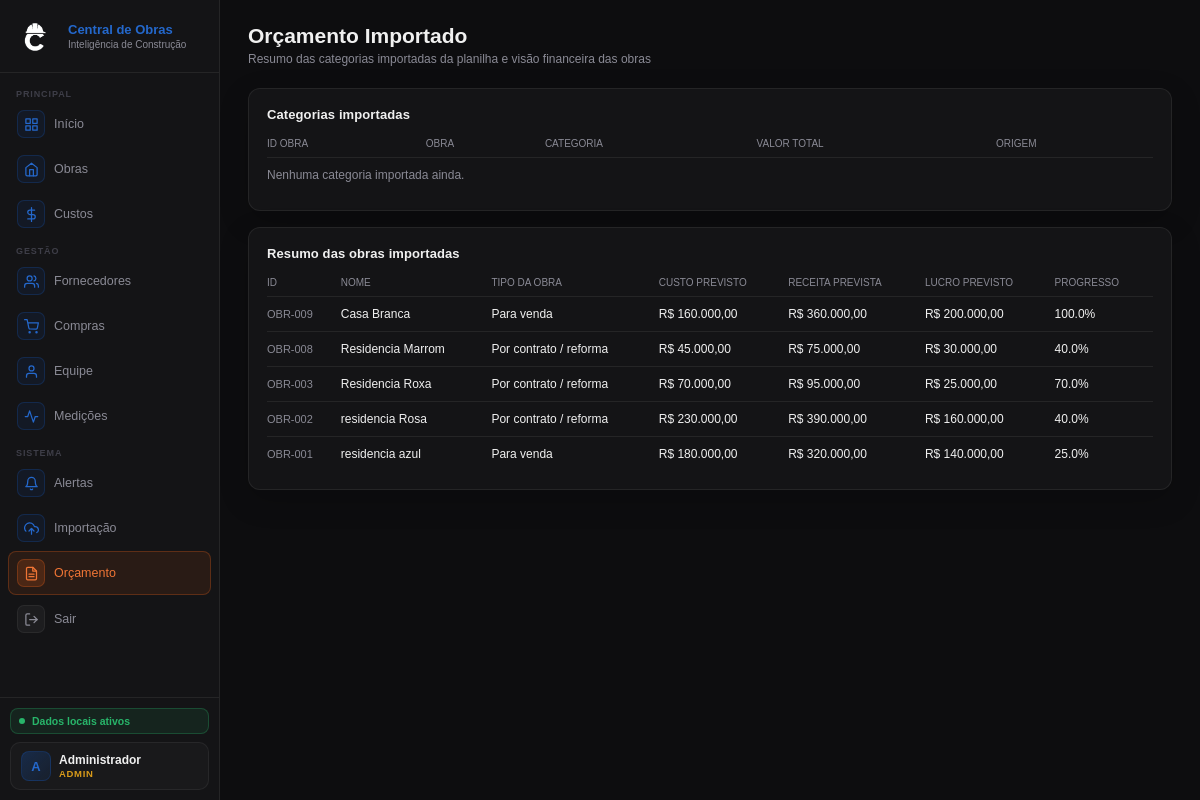
Before: /orcamento-importado (signed in) with the older database file.
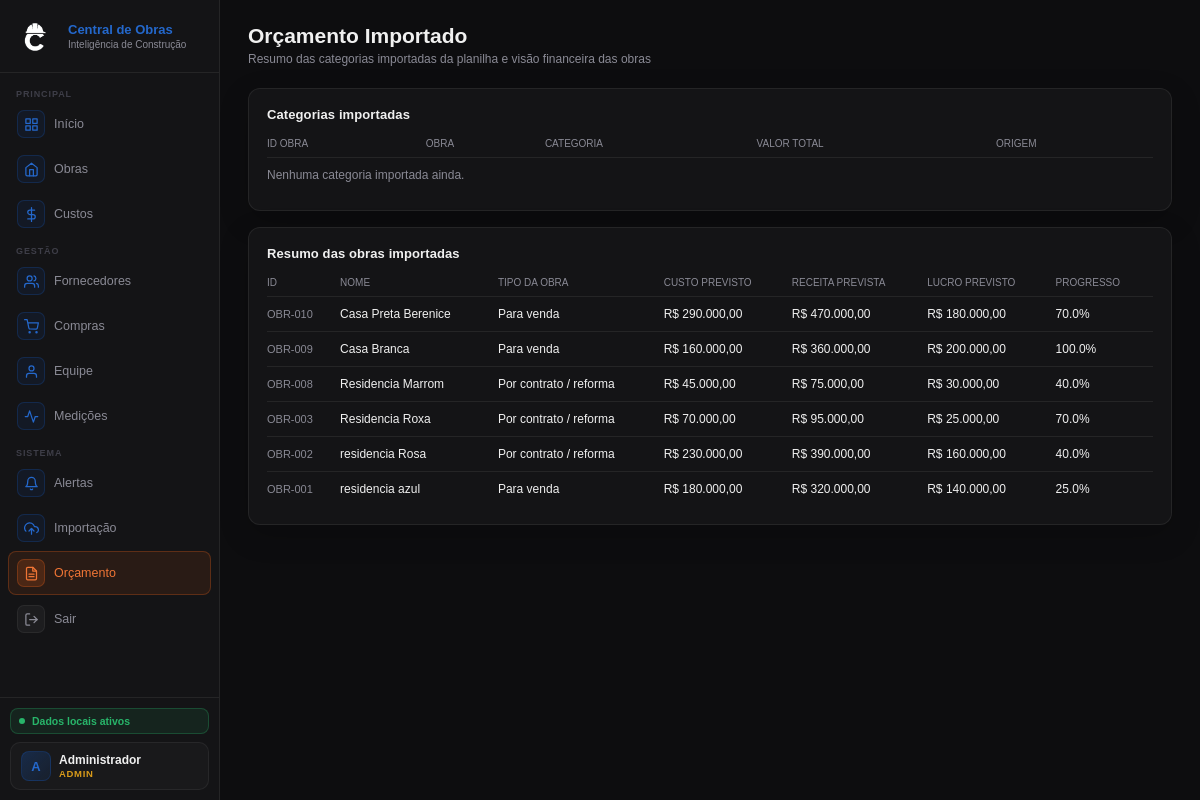
After: the same page with the newer database file.
### tables this page shows
CREATE TABLE obras (
    id INTEGER PRIMARY KEY AUTOINCREMENT,
    codigo TEXT NOT NULL UNIQUE,
    nome TEXT NOT NULL,
    endereco TEXT,
    tipologia TEXT,
    area_m2 REAL,
    data_inicio TEXT,
    data_fim_prevista TEXT,
    orcamento REAL DEFAULT 0,
    receita_total REAL DEFAULT 0,
    progresso_percentual REAL DEFAULT 0,
    status TEXT NOT NULL DEFAULT 'planejamento',
    criado_em TIMESTAMP DEFAULT CURRENT_TIMESTAMP
, tipo_obra TEXT NOT NULL DEFAULT 'contrato');

### routes/importacao_routes.py (the view)
@importacao_bp.route("/orcamento-importado")
def orcamento_importado():
    if not usuario_logado() or not eh_leitura():
        return redirect(url_for("auth_bp.login"))
    obras = query_all("SELECT * FROM obras ORDER BY id DESC")
    categorias_importadas = query_all("""
        SELECT cic.*, o.codigo AS codigo_obra, o.nome AS nome_obra
        FROM custos_importados_categoria cic
        JOIN obras o ON cic.obra_id = o.id
        ORDER BY o.id DESC, cic.categoria ASC
    """)
    return render_template(
        "orcamento_importado.html",
        obras=obras,
        categorias_importadas=categorias_importadas
    )

### app.py (called while the page is built)
@app.context_processor
def inject_helpers():
    return dict(
        formatar_moeda=formatar_moeda,
        calcular_media_fornecedor=calcular_media_fornecedor,
        formatar_tipo_obra=formatar_tipo_obra,
        eh_admin=eh_admin,
        eh_gestor=eh_gestor,
        eh_leitura=eh_leitura,
        usuario_perfil=usuario_perfil,
    )

### auth.py (called while the page is built)
def usuario_logado():
    return "usuario_id" in session

def usuario_perfil():
    return session.get("usuario_perfil", "")

def eh_leitura():
    return usuario_perfil() in ["admin", "gestor", "leitura"]

### database.py (called while the page is built)
def get_connection():
    conn = sqlite3.connect(DB_PATH)
    conn.row_factory = sqlite3.Row
    return conn

def query_all(sql, params=()):
    conn = get_connection()
    cursor = conn.execute(sql, params)
    rows = cursor.fetchall()
    conn.close()
    return rows

### utils.py (called while the page is built)
def formatar_moeda(valor):
    if valor is None:
        valor = 0
    return f"R$ {valor:,.2f}".replace(",", "X").replace(".", ",").replace("X", ".")

def formatar_tipo_obra(tipo_obra):
    if (tipo_obra or "contrato") == "venda":
        return "Para venda"
    return "Por contrato / reforma"

### templates/orcamento_importado.html (shortened to what this page needs)
{% extends "base.html" %}
{% block content %}
<div class="hdr">
    <div>
        <h1>Orçamento Importado</h1>
        <p>Resumo das categorias importadas da planilha e visão financeira das obras</p>
    </div>
</div>
<div class="card" style="margin-bottom:16px;">
    <div class="card-hdr">
        <div class="card-title">Categorias importadas</div>
    </div>
    <div class="tbl-wrap">
        <table>
            <thead>
                <tr>
                    <th>ID Obra</th>
                    <th>Obra</th>
                    <th>Categoria</th>
                    <th>Valor Total</th>
                    <th>Origem</th>
                </tr>
            </thead>
            <tbody>
                {% for item in categorias_importadas %}
                <tr>
                    <td class="td-mono">{{ item.codigo_obra }}</td>
                    <td class="td-name">{{ item.nome_obra }}</td>
                    <td>{{ item.categoria }}</td>
                    <td>{{ formatar_moeda(item.valor_total) }}</td>
                    <td>{{ item.origem }}</td>
                </tr>
                {% else %}
                <tr>
                    <td colspan="5" class="muted">Nenhuma categoria importada ainda.</td>
                </tr>
                {% endfor %}
            </tbody>
        </table>
    </div>
</div>
<div class="card">
    <div class="card-hdr">
        <div class="card-title">Resumo das obras importadas</div>
    </div>
    <div class="tbl-wrap">
        <table>
            <thead>
                <tr>
                    <th>ID</th>
                    <th>Nome</th>
                    <th>Tipo da obra</th>
                    <th>Custo previsto</th>
                    <th>Receita prevista</th>
                    <th>Lucro previsto</th>
                    <th>Progresso</th>
                </tr>
            </thead>
            <tbody>
                {% for obra in obras %}
                <tr>
                    <td class="td-mono">{{ obra.codigo }}</td>
                    <td class="td-name">{{ obra.nome }}</td>
                    <td>{{ formatar_tipo_obra(obra.tipo_obra) }}</td>
                    <td>{{ formatar_moeda(obra.orcamento) }}</td>
                    <td>{{ formatar_moeda(obra.receita_total) }}</td>
                    <td>{{ formatar_moeda((obra.receita_total or 0) - (obra.orcamento or 0)) }}</td>
                    <td>{{ obra.progresso_percentual or 0 }}%</td>
                </tr>
                {% else %}
                <tr>
                    <td colspan="7" class="muted">Nenhuma obra importada ainda.</td>
                </tr>
                {% endfor %}
            </tbody>
        </table>
    </div>
</div>
{% endblock %}

Changed rows visible on the page:
added obras: codigo "OBR-010", nome "Casa Preta Berenice", tipo_obra "Para venda", orcamento "R$ 290.000,00", receita_total "R$ 470.000,00", receita_total+orcamento "R$ 180.000,00", progresso_percentual "70.0"
